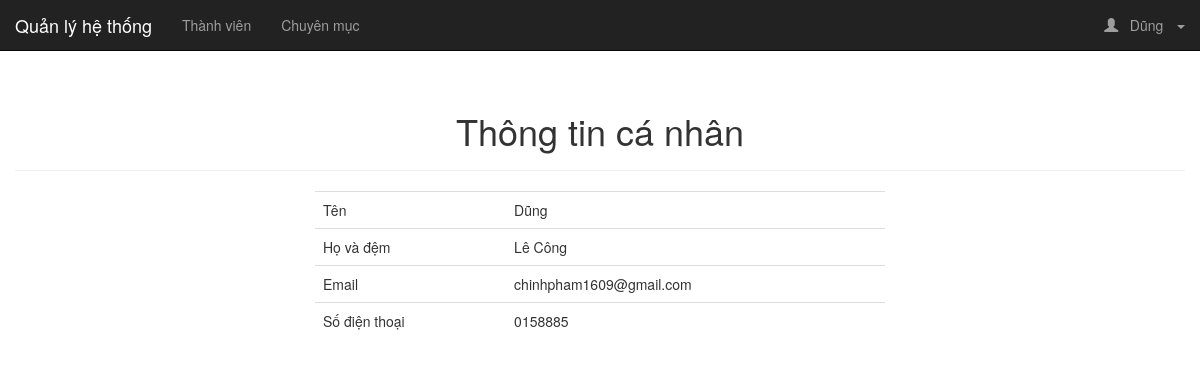
Page /Sources/officialforum/admin/index.php?controller=users&action=personal_detail (signed in) on the committed database.
### tables this page shows
CREATE TABLE `users` (
  `id` int(11) NOT NULL,
  `firstname` varchar(32) NOT NULL,
  `lastname` varchar(32) NOT NULL,
  `email` varchar(64) NOT NULL,
  `contact_number` varchar(64) NOT NULL,
  `address` text NOT NULL,
  `password` varchar(512) NOT NULL,
  `access_level` varchar(16) NOT NULL,
  `access_code` text NOT NULL,
  `status` int(11) NOT NULL COMMENT '0=pending,1=confirmed',
  `created` datetime NOT NULL,
  `modified` timestamp NOT NULL DEFAULT CURRENT_TIMESTAMP ON UPDATE CURRENT_TIMESTAMP
);

### Sources/officialforum/models/user.php (called while the page is built, shortened)
<?php
class User{
    public static function readDetail($id){
        $database = new Database();
        $db = $database->getConnection();
        $list = [];
        $query = "SELECT * FROM users WHERE id = :id";
        $stmt = $db->prepare( $query );
        $stmt->execute(array('id' => $id));
        foreach ($stmt->fetchAll() as $detail){
            $array = array($detail['firstname'], $detail['lastname'], $detail['email'], $detail['contact_number'], $detail['access_level']);
            $list[] = $array;
        }
        return $list;
    }
}

### Sources/officialforum/admin/controllers/users_controller.php (called while the page is built, shortened)
<?php
	require_once '../models/user.php';
	class UsersController extends BaseController
	{
		public function personal_detail(){
			$detail = User::readDetail($_SESSION['user_id']);
			$data = array('detail' => $detail);
			$this->render('personal_detail',$data);
		}
	}
 ?>

### Sources/officialforum/admin/routes.php (called while the page is built, shortened)
<?php
	$controller = new $klass;
	$controller->$action();
 ?>

### Sources/officialforum/admin/index.php (called while the page is built, shortened)
<?php
	require_once('routes.php');
 ?>

### Sources/officialforum/admin/views/users/personal_detail.php (the view, shortened to what this page needs)
<?php
foreach ($detail as $detail) {
?>
	<div class="col-sm-3">
	</div>
	<div class="col-sm-6">
		<table class="table table-borderless">
		<tr>
			<td>Tên</td>
			<td><?php echo $detail[0]; ?></td>
		</tr>
		<tr>
			<td>Họ và đệm</td>
			<td><?php echo $detail[1]; ?></td>
		</tr>
		<tr>
			<td>Email</td>
			<td><?php echo $detail[2]; ?></td>
		</tr>
		<tr>
			<td>Số điện thoại</td>
			<td><?php echo $detail[3]; ?></td>
		</tr>
	</table>
	</div>
<?php
	}
 ?>

### rows in the picture
users: firstname "Dũng", lastname "Lê Công", email "chinhpham1609@gmail.com", contact_number "0158885"

### other values in the picture
$_SESSION['firstname'] "Dũng"
$page_title "Thông tin cá nhân"
